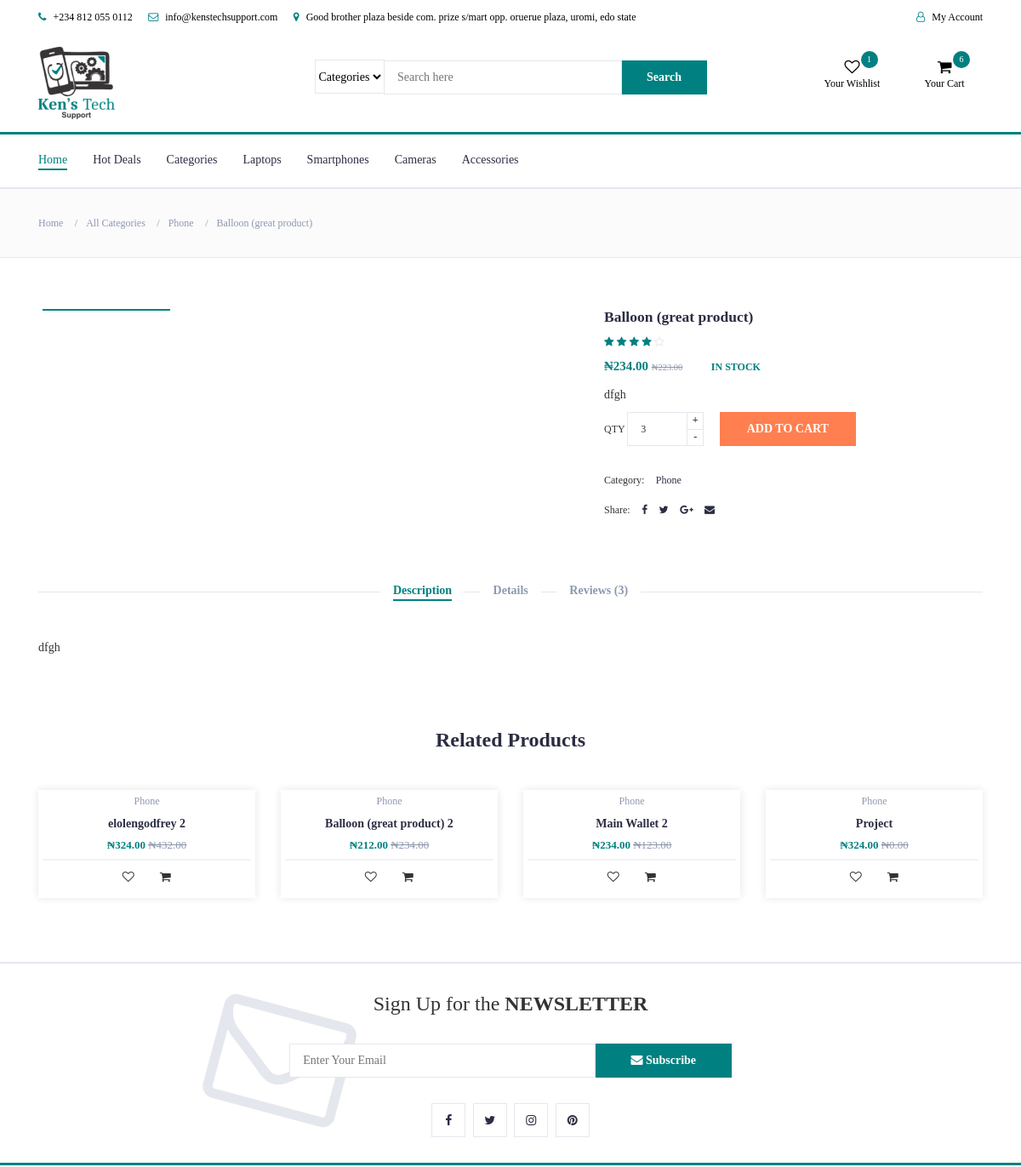
Before: /product/balloon-great-product/ (signed in, upper part) with the older database file.
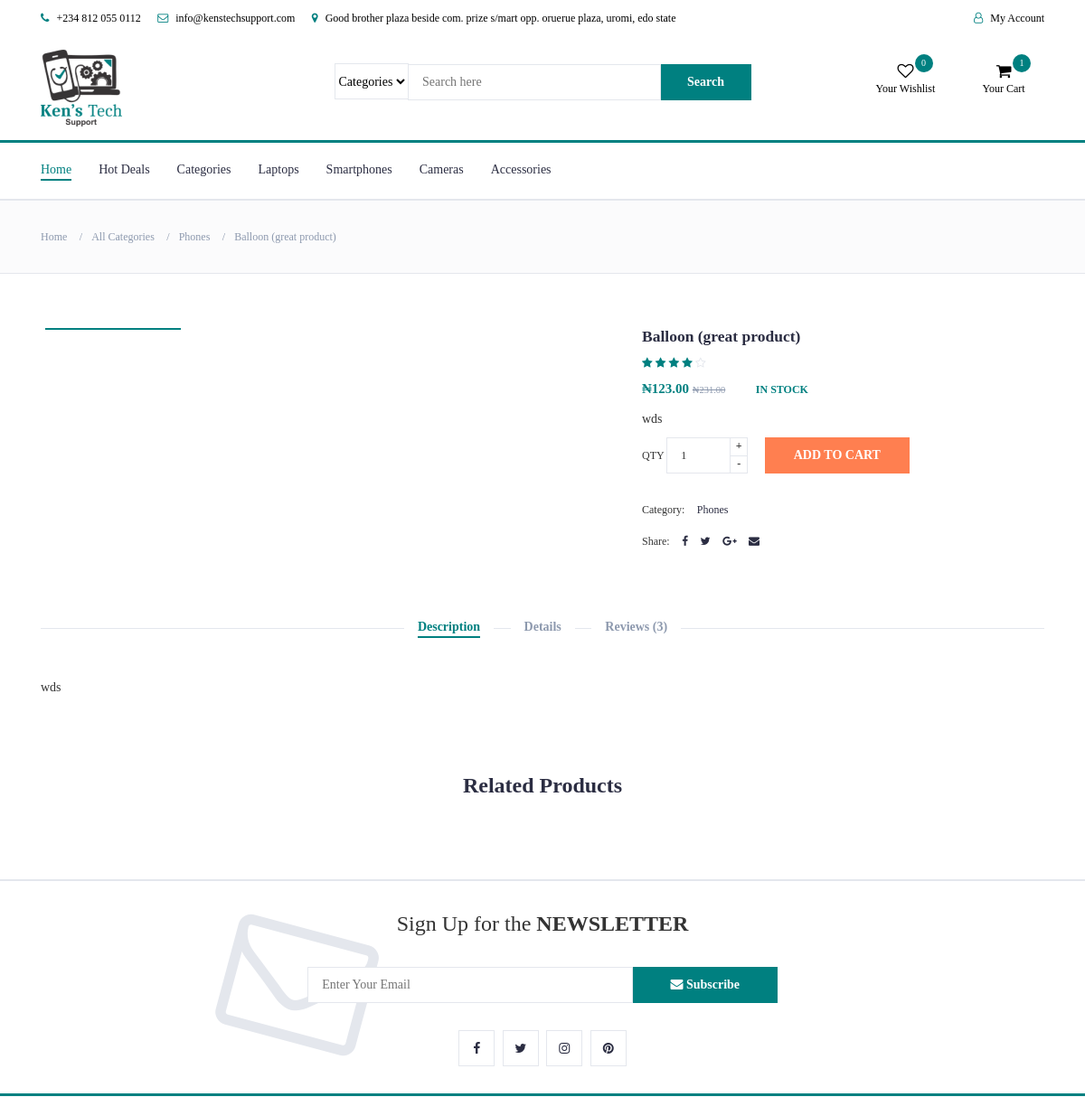
After: the same page with the newer database file.
### store/models.py (models this page shows, shortened)
class Category(models.Model):
    name = models.CharField(max_length=100)
    def __str__(self):
        return self.name

class Product(models.Model):
    name = models.CharField(max_length=100)
    price = models.DecimalField(max_digits=8, decimal_places=2)
    discount_value = models.PositiveIntegerField(default=0)
    discount_price = models.DecimalField(max_digits=8, decimal_places=2, default=0.00)
    discount = models.BooleanField(default=False)
    categories = models.ManyToManyField(Category)
    related_products = models.ManyToManyField('self', blank=True)
    timestamp = models.TimeField(auto_now=False, auto_now_add=True)
    description = models.TextField()
    details = models.TextField()
    is_new = models.BooleanField(default=True)
    hot_deal= models.BooleanField(default=False)
    sales = models.IntegerField(default=0)
    shipping_fee = models.IntegerField(default=0)
    slug = models.SlugField(unique=True, null=True, blank=True)
    user = models.ForeignKey(User, on_delete=models.CASCADE, null=True, blank=True)
    def get_absolute_url(self):
        return reverse('product_detail', kwargs={'slug': self.slug})

### store/views.py (the view, shortened to what this page needs)
# urls.py: path('product/<slug:slug>/', ProductDetailView.as_view(), name='product_detail'),
class ProductDetailView(TemplateView):
    model = Product
    context_object_name = 'product'
    template_name = 'store/product.html'
    related_products_per_page = 4
    def get_context_data(self, **kwargs):
        context = super().get_context_data(**kwargs)
        slug = self.kwargs['slug']
        product = get_object_or_404(Product, slug=slug)
        cart = self.get_cart()
        context['cart_items_count'] = cart.get_total_items() if cart else 0
        context['product'] = product
        context['wishlist_items_count'] = self.wishlist_items_count()
        related_products = self.get_related_products(product)
        paginator = Paginator(related_products, self.related_products_per_page)
        page_number = self.request.GET.get('page', 1)
        page = paginator.get_page(page_number)
        context['related_products'] = page
        cart = Cart.objects.filter(user=self.request.user).first() if self.request.user.is_authenticated else self.get_cart()
        if cart:
            cart_item = cart.items.filter(product=product).first()
            if cart_item:
                context['quantity'] = cart_item.quantity
            else:
                context['quantity'] = 0
        else:
            context['quantity'] = 0
        return context
    def get_related_products(self, product):
        related_products = Product.objects.filter(categories__in=product.categories.all()).exclude(slug=product.slug)
        related_products = related_products.order_by('-timestamp')
        return related_products
    def wishlist_items_count(self):
        wishlist_items_count = 0
        user = self.request.user
        if user.is_authenticated:
            wishlist_items_count = WishlistItem.objects.filter(wishlist__user=user).count()
        return wishlist_items_count
    def get_cart(self):
        if self.request.user.is_authenticated:
            cart = Cart.objects.filter(user=self.request.user).first()
        return cart

### store/models.py (called while the page is built)
    def get_total_items(self):
        return self.items.count()

### store/templates/store/product.html (shortened to what this page needs)
{% extends 'store/base.html' %}
{% load humanize %}
	{% block content %}
		{% include 'store/header.html' %}
		{% include 'store/navigation.html' %}
		{% include 'store/breadcrumb.html' %}
		<div class="section">
			<div class="container">
				<div class="row">
					<div class="col-md-5 col-md-push-2">
						{% if product.images.exists %}
						<div id="product-main-img">
							{% for image in product.images.all %}
							<div class="product-preview">
							</div>
							{% endfor %}
						</div>
						{% endif %}
					</div>
					<div class="col-md-2  col-md-pull-5">
						<div id="product-imgs">
							{% for image in product.images.all %}
							<div class="product-preview">
							</div>
							{% endfor %}
						</div>
					</div>
					<div class="col-md-5">
						<div class="product-details">
							<h2 class="fs-3 product-name">{{ product.name }}</h2>
							<div>
								<div class="fs-5 product-rating">
									<i class="fa fa-star"></i>
									<i class="fa fa-star"></i>
									<i class="fa fa-star"></i>
									<i class="fa fa-star"></i>
									<i class="fa fa-star-o"></i>
								</div>
							</div>
							<div >
								{% if product.discount %}
								<h3 class="product-price fs-4 ">&#8358;{{ product.discount_price|intcomma }}
									<del class="product-old-price">&#8358;{{ product.price|intcomma }}</del>
								</h3>
								{% else %}
								<h3 class="product-price fs-4">&#8358;{{ product.price|intcomma }}
									<del class="product-old-price">&#8358;{{ product.discount_price|intcomma }}</del>
								</h3>
								{% endif %}
								<span class="product-available">In Stock</span>
							</div>
							<p>{{ product.description }}</p>
							<div class="add-to-cart">
								<form method="post" action="">
									<div class="qty-label">
										Qty
										<div class="input-number">
											<input name="quantity" value="{{ quantity }}" type="number">
											<span class="qty-up">+</span>
											<span class="qty-down">-</span>
										</div>
									</div>
									<button type="submit" class="add-to-cart-btn"> add to cart</button>
								</form>
							</div>
							{% for cat in product.categories.all %}
							<ul class="product-links">
								<li>Category:</li>
								<li><a href="#">{{ cat }}</a></li>
							</ul>
							{% endfor %}
							<ul class="product-links">
								<li>Share:</li>
								<li><a href="#"><i class="fa fa-facebook"></i></a></li>
								<li><a href="#"><i class="fa fa-twitter"></i></a></li>
								<li><a href="#"><i class="fa fa-google-plus"></i></a></li>
								<li><a href="#"><i class="fa fa-envelope"></i></a></li>
							</ul>
						</div>
					</div>
					<div class="col-md-12">
						<div id="product-tab">
							<ul class="tab-nav">
								<li class="active"><a data-toggle="tab" href="#tab1">Description</a></li>
								<li><a data-toggle="tab" href="#tab2">Details</a></li>
								<li><a data-toggle="tab" href="#tab3">Reviews (3)</a></li>
							</ul>
							<div class="tab-content">
								<div id="tab1" class="tab-pane fade in active">
									<div class="row">
										<div class="col-md-12">
											<p>{{ product.description }}</p>
										</div>
									</div>
								</div>
							</div>
						</div>
					</div>
				</div>
			</div>
		</div>
		<div class="section">
			<div class="container">
				<div class="row">
					<div class="col-md-12">
						<div class="section-title text-center">
							<h3 class="title">Related Products</h3>
						</div>
					</div>
					{% for product in related_products  %}
					<div class="col-md-3 col-xs-6">
						<div class="product">
							<div class="product-body">
								{% for cat in product.categories.all  %}
								<p class="product-category">{{ cat }}</p>
								{% endfor %}
								<h3 class="product-name"><a href="{{ product.get_absolute_url }}">{{ product.name }}</a></h3>
								{% if product.discount %}
								<h4 class="product-price">&#8358;{{ product.discount_price }}
									<del class="product-old-price">&#8358;{{ product.price }}</del>
								</h4>
								{% else %}
								<h4 class="product-price">&#8358;{{ product.price }}
									<del class="product-old-price">&#8358;{{ product.discount_price }}</del>
								</h4>
								{% endif %}
								<div class="product-btns">
                                    <button class="add-to-wishlist"><i class="fa fa-heart-o"></i><span class="tooltipp">add to wishlist</span></button>
                                    <button class="add-to-compare"><i class="fa fa-shopping-cart"></i><span class="tooltipp">add to cart</span></button>
                                </div>
							</div>
							<div class="add-to-cart">
								<button class="add-to-cart-btn"> add to cart</button>
							</div>
						</div>
					</div>
					{% endfor %}
				</div>
			</div>
		</div>
		{% include 'store/newsletter.html' %}
	{% endblock content %}

### store/templates/store/base.html (shortened to what this page needs)
<!DOCTYPE html>
<html lang="en">
	{% include 'store/head.html' %}
	<body>
        {% block content %}
        {% endblock content %}
    </body>
</html>

### store/templates/store/head.html (shortened to what this page needs)
{% load static %}
<head>
<link
href="https://cdnjs.cloudflare.com/ajax/libs/font-awesome/6.0.0/css/all.min.css"
rel="stylesheet"
/>
<link
href="https://cdnjs.cloudflare.com/ajax/libs/mdb-ui-kit/6.4.0/mdb.min.css"
rel="stylesheet"
/>
    <link href="//db.onlinewebfonts.com/c/d162a260eb6b9b288f54503ee22aa9ff?family=Quincy+CF" rel="stylesheet" type="text/css"/>
    <link type="text/css" rel="stylesheet" href="{% static 'css/bootstrap.min.css' %}"/>
    <link type="text/css" rel="stylesheet" href="{% static 'css/slick.css' %} "/>
    <link type="text/css" rel="stylesheet" href="{% static 'css/slick-theme.css' %}"/>
    <link type="text/css" rel="stylesheet" href="{% static 'css/nouislider.min.css' %}"/>
    <link rel="stylesheet" href="https://cdnjs.cloudflare.com/ajax/libs/font-awesome/4.7.0/css/font-awesome.min.css">
    <link type="text/css" rel="stylesheet" href="{% static 'css/style.css' %}"/>
</head>

### store/templates/store/header.html (shortened to what this page needs)
{% load static %}
<header>
    {% include 'store/top-header.html' %}
    <div id="header">
        <div class="container">
            <div class="row">
                <div class="col-md-3">
                    <div class="header-logo">
                        <a href="/" class="logo">
                            <img src="{% static 'img/logo.png' %}" alt="">
                        </a>
                    </div>
                </div>
                {% include 'store/search.html' %}
                <div class="col-md-3 clearfix">
                    <div class="header-ctn">
                        <div>
                            <a href="./wishlist.html">
                                <i class="fa fa-heart-o"></i>
                                <span>Your Wishlist</span>
                                <div class="qty">{{ wishlist_items_count }}</div>
                            </a>
                        </div>
                        <div class="dropdown">
                            <a href="{% url 'cart' %}">
                                <i class="fa fa-shopping-cart"></i>
                                <span>Your Cart</span>
                                <div class="qty">{{ cart_items_count }}</div>
                            </a>
                        </div>
                    </div>
                </div>
            </div>
        </div>
    </div>
</header>

### store/templates/store/top-header.html (shortened to what this page needs)
<div id="top-header">
    <div class="container">
        <ul class="header-links pull-left">
            <li><a href="tel:+234 812 055 0112"><i class="fa fa-phone"></i> +234 812 055 0112</a></li>
            <li><a href="mailto:info@kenstechsupport.com"><i class="fa fa-envelope-o"></i> info@kenstechsupport.com</a></li>
            <li><a href=""><i class="fa fa-map-marker"></i> Good brother plaza beside com. prize s/mart opp. oruerue plaza, uromi, edo state</a></li>
        </ul>
        <ul class="header-links pull-right">
            <li><a href="#"><i class="fa fa-user-o"></i> My Account</a></li>
        </ul>
    </div>
</div>

### store/templates/store/search.html (shortened to what this page needs)
<div class="col-md-6">
    <div class="header-search">
        <form method="GET" action="{% url 'product_list' %}">
            <select class="input-select" name="category">
                <option value="0">Categories</option>
            </select>
            <input class="input" type="text" name="search" placeholder="Search here" value="{{ search_query }}">
            <button type="submit" class="search-btn">Search</button>
        </form>
    </div>
</div>

### store/templates/store/navigation.html
<nav id="navigation">
    <div class="container">
        <div id="responsive-nav">
            <ul class="main-nav nav navbar-nav2">
                <li class="active"><a href="#">Home</a></li>
                <li><a href="#">Hot Deals</a></li>
                <li><a href="#">Categories</a></li>
                <li><a href="#">Laptops</a></li>
                <li><a href="#">Smartphones</a></li>
                <li><a href="#">Cameras</a></li>
                <li><a href="#">Accessories</a></li>
            </ul>
        </div>
    </div>
</nav>

### store/templates/store/breadcrumb.html
<div id="breadcrumb" class="section">
    <div class="container">
        <div class="row">
            <div class="col-md-12">
                <ul class="breadcrumb-tree">
                    <li>Home</li>
                    <li>All Categories</li>
                    {% for cat in product.categories.all  %}
                    <li>{{ cat }}</li>
                    {% endfor %}
                    <li >{{ product.name }}</li>
                </ul>
            </div>
        </div>
    </div>
</div>

### store/templates/store/newsletter.html (shortened to what this page needs)
<div id="newsletter" class="section">
    <div class="container">
        <div class="row">
            <div class="col-md-12">
                <div class="newsletter">
                    <p>Sign Up for the <strong>NEWSLETTER</strong></p>
                    <form method="POST" action="">
                        <input class="input" type="email" name="email" placeholder="Enter Your Email">
                        <button class="newsletter-btn" type="submit"><i class="fa fa-envelope"></i> Subscribe</button>
                    </form>
                    <ul class="newsletter-follow">
                        <li>
                            <a target="_blank" href="https://www.facebook.com/profile.php?id=100063627535281&mibextid=LQQJ4d"><i class="fa fa-facebook"></i></a>
                        </li>
                        <li>
                            <a href="#"><i class="fa fa-twitter"></i></a>
                        </li>
                        <li>
                            <a href="#"><i class="fa fa-instagram"></i></a>
                        </li>
                        <li>
                            <a href="#"><i class="fa fa-pinterest"></i></a>
                        </li>
                    </ul>
                </div>
            </div>
        </div>
    </div>
</div>

### store/templates/store/footer.html (shortened to what this page needs)
{% load static %}

### store/templates/store/copyright.html (shortened to what this page needs)
{% load static %}

### store/templates/store/script.html (shortened to what this page needs)
{% load static %}

Changed rows visible on the page:
removed Product: name "elolengodfrey 2", discount_price "324.00", price "432.00", Category (name "Phone")
removed Product: name "Balloon (great product) 2", discount_price "212.00", price "234.00", Category (name "Phone")
removed Product: name "Main Wallet 2", price "234.00", discount_price "123.00", Category (name "Phone")
removed Product: name "Project", price "324.00", discount_price "0.00", Category (name "Phone")
changed Category: name "Phone" → "Phones"
changed Product "Balloon (great product)": discount False → True (drawn); description "dfgh" → "wds"; price "234.00" → "231.00"; discount_price "223.00" → "123.00"
Other visible differences:
{{ wishlist_items_count }}: "1" → "0"
{{ cart_items_count }}: "6" → "1"
form field quantity: "3" → "1"
